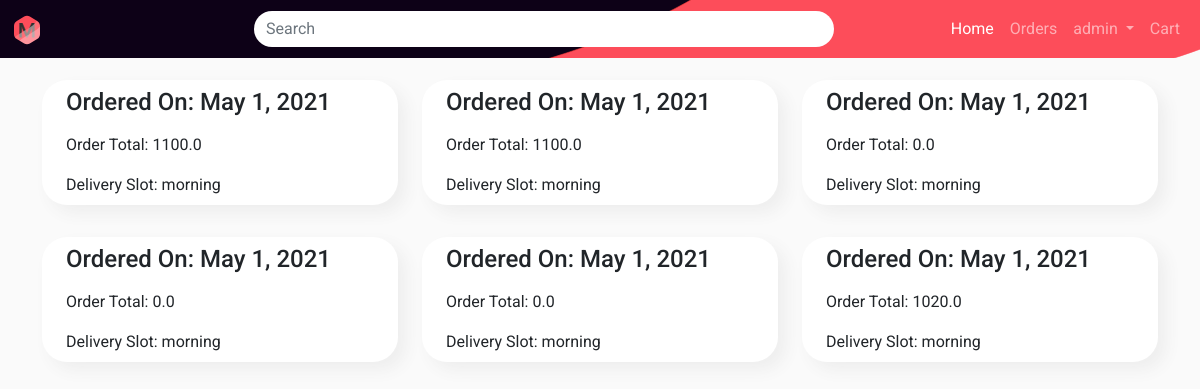
/orders/ (signed in), run on the app's committed database.
### home/models.py (models this page shows)
class Orders(models.Model):
    user = models.ForeignKey(settings.AUTH_USER_MODEL, related_name="orders", on_delete=models.CASCADE)
    total = models.FloatField()
    address = models.ForeignKey(Addresses, related_name="orders", on_delete=models.CASCADE)
    date = models.DateField()
    time = models.CharField(max_length=10)

### home/views.py (the view)
# urls.py: path('orders/', views.orders, name="orders"),
@login_required
def orders(request):
    context = {}
    order = Orders.objects.filter(user=request.user)
    context["orders"] = order
    return render(request, template_name="orders.html", context=context)

### templates/orders.html (shortened to what this page needs)
{% extends "base.html" %}
{% load static %}
{% block extra_css %}
    <link rel="stylesheet" href="{% static 'index.css' %}">
    <link rel="stylesheet" href="{% static 'cart.css' %}"/>
    <link rel="stylesheet" href="{% static 'button.css' %}"/>
{% endblock %}
{% block content %}
    <div class="container-fluid py-5">
        <div class="container">
            <div class="row py-3 ">
                {% for order in orders %}
                    <div class="col-12 col-md-6 col-lg-4 py-3 ">
                        <a href="/order/{{ order.id }}/" class="no_underline text-dark">
                        <div class="col-12 col-lg-4 neumorphic_container px-3 w-100">
                                <div class="row font-weight-bold h4 mx-2 pt-2">Ordered On: {{ order.date }}</div>
                            <div class="row py-2 mx-2"> Order Total: {{ order.total }}</div>
                            <div class="row py-2 mx-2">Delivery Slot: {{ order.time }}</div>
                        </div>
                             </a>
                    </div>
                {% endfor %}
            </div>
        </div>
    </div>
{% endblock %}

### templates/base.html (shortened to what this page needs)
{% load static %}
<!doctype html>
<html lang="en">
<head>
    <link href="https://cdn.jsdelivr.net/npm/bootstrap@5.0.0-beta2/dist/css/bootstrap.min.css" rel="stylesheet"
>
    <link rel="stylesheet" href="https://cdnjs.cloudflare.com/ajax/libs/font-awesome/5.15.3/css/all.min.css"
/>
    {% block extra_css %}
    {% endblock %}
</head>
<body>
<nav class="navbar navbar-expand-lg navbar-dark   fixed-top navbar-dark" id="navbar">
    <div class="container-fluid">
        <a class="navbar-brand" href="#">
            <img src="{% static 'images/icon.svg' %}" width="30" height="30" alt="">
        </a>
        <form class="d-flex ml-auto align-self-center text-center w-50 " method="GET" action="/search/">
            <input class="form-control search me-2" type="search" placeholder="Search" aria-label="Search" name="query">
        </form>
        <div class="collapse navbar-collapse justify-content-end" id="navbarSupportedContent">
            <ul class="navbar-nav ml-auto mb-2 mb-lg-0 d-flex ">
                <li class="nav-item ">
                    <a class="nav-link active" aria-current="page" href="/">Home</a>
                </li>
                <li class="nav-item">
                    <a class="nav-link" href="/orders/">Orders</a>
                </li>
                {% if user.is_authenticated %}
                    <li class="nav-item dropdown">
                        <a class="nav-link dropdown-toggle" href="#" id="navbarDropdown" role="button"
                           data-bs-toggle="dropdown" aria-expanded="false">
                            {{ user.username }}
                        </a>
                    </li>
                    <li class="nav-item">
                        <a class="nav-link" href="/cart">
                            Cart
                        </a>
                    </li>
                {% else %}
                    <li class="nav-item ms-auto">
                        <a class="nav-link ms-auto" href="/login/">login</a>
                    </li>
                {% endif %}
            </ul>
        </div>
    </div>
</nav>
{% block content %}
{% endblock %}
</body>
</html>

### static/index.css (style rules this page uses)
html { height: 100%; }
body { height: 100%; font-family: Roboto; }
#navbar { background-position: center; background-size: cover; }
.search { border-radius: 50px; border: 0; }
body, html { height: 100%; }
.d-flex { display: -webkit-box; display: -ms-flexbox; display: flex; }
body { background-color: #f7f7f7; }
a:link { text-decoration: none; }

### static/cart.css (style rules this page uses)
body { background: #FAFAFA; }
#navbar { background-image: url("/static/images/NAV BAR.svg"); }
img { border-radius: 13%; }
.neumorphic_container { border-radius: 25px; background: #ffffff; box-shadow: 8px 8px 16px #eeeeee; }

### data on the page
Orders: date "May 1, 2021", total "1100.0", time "morning"
Orders: date "May 1, 2021", total "1100.0", time "morning"
Orders: date "May 1, 2021", total "0.0", time "morning"
Orders: date "May 1, 2021", total "0.0", time "morning"
Orders: date "May 1, 2021", total "0.0", time "morning"
Orders: date "May 1, 2021", total "1020.0", time "morning"

### other printed values
{{ user.username }} "admin"
